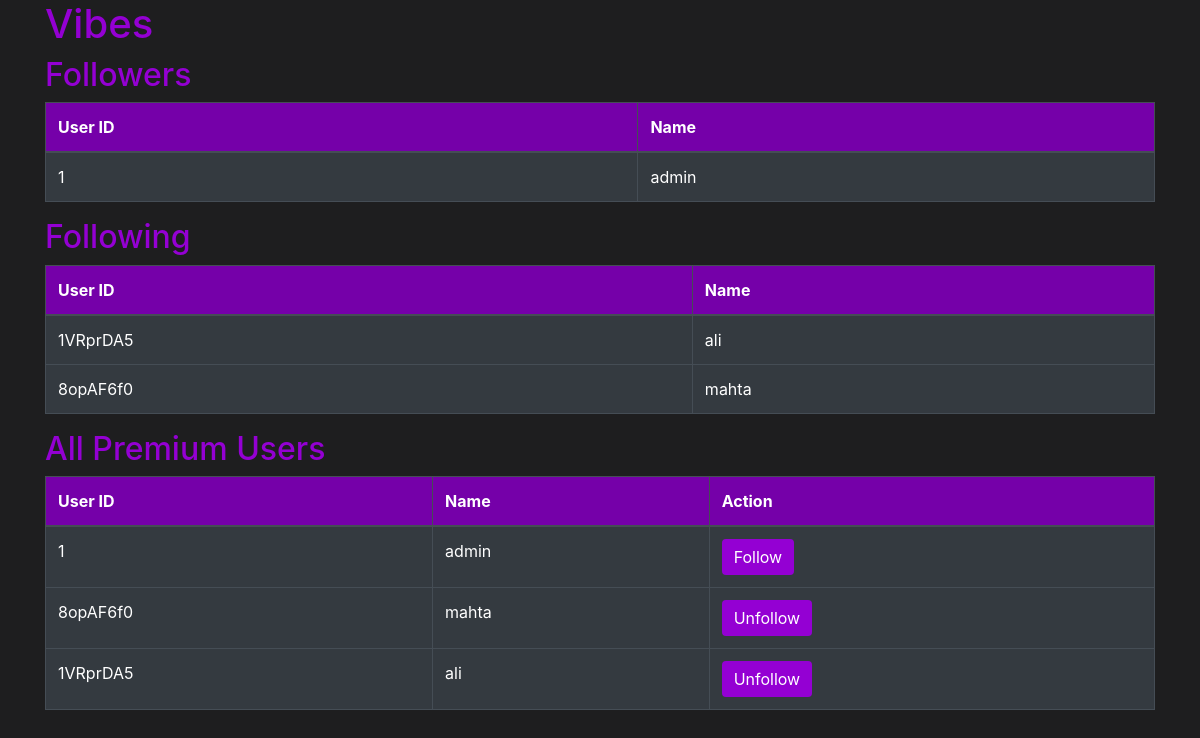
The page /follows (signed in) on the database its author committed.
### tables this page shows
CREATE TABLE USERS (
            user_id TEXT PRIMARY KEY,
            name TEXT,
            email TEXT,
            city TEXT,
            country TEXT,
            phone TEXT,
            age INTEGER CHECK(age >= 9 AND age <= 120),
            password TEXT,
            balance INTEGER DEFAULT 0,
            is_artist BOOLEAN DEFAULT 0,
            is_premium BOOLEAN DEFAULT 0
        );

### app.py (the view, shortened to what this page needs)
@app.route('/follows', methods=['GET', 'POST'])
def follows():
    user_id = session['user_id']
    with sqlite3.connect('database.db') as conn:
        cursor = conn.cursor()
        cursor.execute("""
            SELECT u.user_id, u.name FROM USERS u
            JOIN FOLLOWS f ON u.user_id = f.user_id1
            WHERE f.user_id2 = ?
        """, (user_id,))
        followers = cursor.fetchall()
        cursor.execute("""
            SELECT u.user_id, u.name FROM USERS u
            JOIN FOLLOWS f ON u.user_id = f.user_id2
            WHERE f.user_id1 = ?
        """, (user_id,))
        following = cursor.fetchall()
        cursor.execute("""
            SELECT user_id, name FROM USERS
            WHERE user_id != ? AND is_premium = 1
        """, (user_id,))
        all_users = cursor.fetchall()
        following_set = {follow[0] for follow in following}
    return render_template('follows.html', followers=followers, following=following, all_users=all_users, following_set=following_set)

### templates/follows.html (shortened to what this page needs)
<!DOCTYPE html>
<html>
<head>
    <link rel="stylesheet" href="https://stackpath.bootstrapcdn.com/bootstrap/4.5.2/css/bootstrap.min.css">
</head>
<body>
    <div class="container">
        <h1>Vibes</h1>
        <h2>Followers</h2>
        <table class="table table-dark">
            <thead>
                <tr>
                    <th>User ID</th>
                    <th>Name</th>
                </tr>
            </thead>
            <tbody>
                {% for follower in followers %}
                <tr>
                    <td>{{ follower[0] }}</td>
                    <td>{{ follower[1] }}</td>
                </tr>
                {% endfor %}
            </tbody>
        </table>
        <h2>Following</h2>
        <table class="table table-dark">
            <thead>
                <tr>
                    <th>User ID</th>
                    <th>Name</th>
                </tr>
            </thead>
            <tbody>
                {% for follow in following %}
                <tr>
                    <td>{{ follow[0] }}</td>
                    <td>{{ follow[1] }}</td>
                </tr>
                {% endfor %}
            </tbody>
        </table>
        <h2>All Premium Users</h2>
        <table class="table table-dark">
            <thead>
                <tr>
                    <th>User ID</th>
                    <th>Name</th>
                    <th>Action</th>
                </tr>
            </thead>
            <tbody>
                {% for user in all_users %}
                <tr>
                    <td>{{ user[0] }}</td>
                    <td>{{ user[1] }}</td>
                    <td>
                        {% if user[0] in following_set %}
                        <form method="post" action="{{ url_for('follows') }}" style="display:inline;">
                            <button type="submit" class="btn btn-danger btn-custom">Unfollow</button>
                        </form>
                        {% else %}
                        <form method="post" action="{{ url_for('follows') }}" style="display:inline;">
                            <button type="submit" class="btn btn-success btn-custom">Follow</button>
                        </form>
                        {% endif %}
                    </td>
                </tr>
                {% endfor %}
            </tbody>
        </table>
    </div>
</body>
</html>

### templates/follows.html (style rules this page uses)
body { background-color: #1e1e1f; color: #ffffff; }
h1, h2 { color: #9400d3; }
.btn-custom { background-color: #9400d3; color: #ffffff; border: none; }
table { width: 100%; margin-bottom: 20px; border-collapse: collapse; }
th, td { border: 1px solid #9400d3; padding: 10px; text-align: left; }
th { background-color: #7500a9; }

### rows shown on the page
USERS: user_id "1", name "admin"
USERS: user_id "1VRprDA5", name "ali"
USERS: user_id "8opAF6f0", name "mahta"
